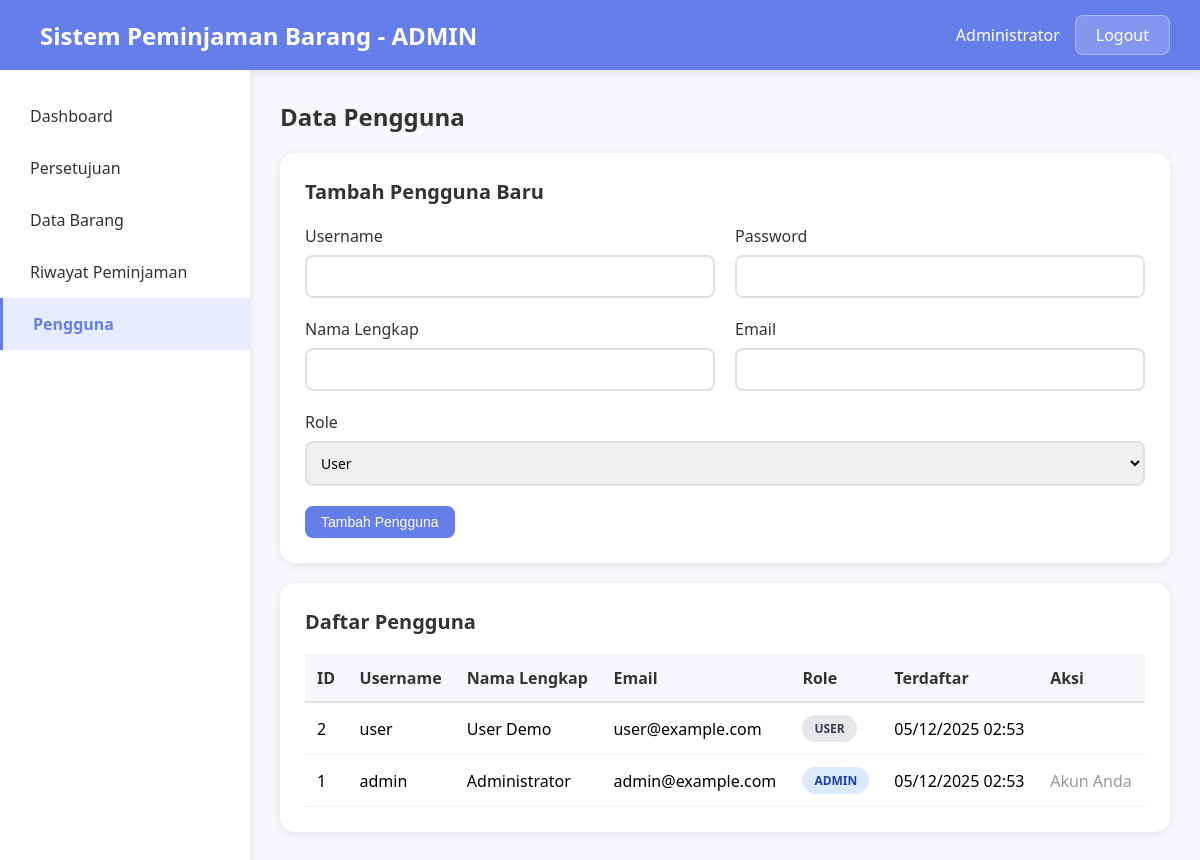
Screenshot of /admin/admin_users.php (signed in) with the database file from the repository.
### tables this page shows
CREATE TABLE users (
    id INT PRIMARY KEY AUTO_INCREMENT,
    username VARCHAR(50) UNIQUE NOT NULL,
    password VARCHAR(255) NOT NULL,
    nama_lengkap VARCHAR(100) NOT NULL,
    email VARCHAR(100),
    role ENUM('admin', 'user') DEFAULT 'user',
    created_at TIMESTAMP DEFAULT CURRENT_TIMESTAMP
);

### admin/admin_users.php (the view, shortened to what this page needs)
<?php
require_once '../database/config.php';
?>
<!DOCTYPE html>
<html lang="id">
<head>
    <link rel="stylesheet" href="../css/style.css">
</head>
<body>
    <div class="navbar">
        <div class="navbar-brand">
            <span>Sistem Peminjaman Barang - ADMIN</span>
        </div>
        <div class="navbar-user">
            <span><?php echo $_SESSION['nama_lengkap']; ?></span>
            <a href="../log/logout.php" class="btn-logout">Logout</a>
        </div>
    </div>
    <div class="container">
        <div class="sidebar">
            <a href="admin_dashboard.php" class="menu-item">Dashboard</a>
            <a href="admin_approval.php" class="menu-item">Persetujuan</a>
            <a href="admin_barang.php" class="menu-item">Data Barang</a>
            <a href="admin_peminjaman.php" class="menu-item">Riwayat Peminjaman</a>
            <a href="admin_users.php" class="menu-item active">Pengguna</a>
        </div>
        <div class="content">
            <h2 style="margin-bottom: 20px; color: #333;">Data Pengguna</h2>
            <div class="card">
                <div class="card-header">Tambah Pengguna Baru</div>
                <form method="POST" action="">
                    <div class="form-row">
                        <div class="form-group">
                            <label>Username</label>
                            <input type="text" name="username" required>
                        </div>
                        <div class="form-group">
                            <label>Password</label>
                            <input type="password" name="password" required minlength="6">
                        </div>
                    </div>
                    <div class="form-row">
                        <div class="form-group">
                            <label>Nama Lengkap</label>
                            <input type="text" name="nama_lengkap" required>
                        </div>
                        <div class="form-group">
                            <label>Email</label>
                            <input type="email" name="email" required>
                        </div>
                    </div>
                    <div class="form-group">
                        <label>Role</label>
                        <select name="role" required>
                            <option value="user">User</option>
                        </select>
                    </div>
                    <button type="submit" name="tambah_user" class="btn btn-primary">Tambah Pengguna</button>
                </form>
            </div>
            <div class="card">
                <div class="card-header">Daftar Pengguna</div>
                <table>
                    <thead>
                        <tr>
                            <th>ID</th>
                            <th>Username</th>
                            <th>Nama Lengkap</th>
                            <th>Email</th>
                            <th>Role</th>
                            <th>Terdaftar</th>
                            <th>Aksi</th>
                        </tr>
                    </thead>
                    <tbody>
                        <?php
                        $result = $conn->query("SELECT * FROM users ORDER BY id DESC");
                        if($result->num_rows > 0):
                            while($row = $result->fetch_assoc()):
                        ?>
                        <tr>
                            <td><?php echo $row['id']; ?></td>
                            <td><?php echo $row['username']; ?></td>
                            <td><?php echo $row['nama_lengkap']; ?></td>
                            <td><?php echo $row['email']; ?></td>
                            <td>
                                <span class="badge <?php echo $row['role']=='admin'?'info':'secondary'; ?>">
                                    <?php echo strtoupper($row['role']); ?>
                                </span>
                            </td>
                            <td><?php echo date('d/m/Y H:i', strtotime($row['created_at'])); ?></td>
                            <td>
                                <?php if($row['id'] != $_SESSION['user_id']): ?>
                                <?php else: ?>
                                    <span style="color: #999;">Akun Anda</span>
                                <?php endif; ?>
                            </td>
                        </tr>
                        <?php
                            endwhile;
                        else:
                        ?>
                        <tr>
                            <td colspan="7" style="text-align: center; color: #999;">Belum ada data pengguna</td>
                        </tr>
                        <?php endif; ?>
                    </tbody>
                </table>
            </div>
        </div>
    </div>
</body>
</html>

### css/style.css (style rules this page uses)
* { margin: 0; padding: 0; box-sizing: border-box; }
body { font-family: 'Segoe UI', Tahoma, Geneva, Verdana, sans-serif; background: #f5f7fa; }
.navbar { background-color: #667eea; color: white; padding: 15px 30px; display: flex; justify-content: space-between; align-items: center; box-shadow: 0 2px 10px rgba(0,0,0,0.1); }
.navbar-brand { font-size: 24px; font-weight: bold; display: flex; align-items: center; gap: 10px; }
.navbar-user { display: flex; align-items: center; gap: 15px; }
.btn-logout { background: rgba(255,255,255,0.2); color: white; padding: 8px 20px; border: 1px solid rgba(255,255,255,0.3); border-radius: 8px; cursor: pointer; text-decoration: none; transition: all 0.3s; }
.container { display: flex; min-height: calc(100vh - 60px); }
.sidebar { width: 250px; background: white; box-shadow: 2px 0 10px rgba(0,0,0,0.05); padding: 20px 0; }
.menu-item { padding: 15px 30px; cursor: pointer; transition: all 0.3s; color: #333; text-decoration: none; display: block; position: relative; }
.menu-item.active { background: #e8ecff; border-left: 3px solid #667eea; color: #667eea; font-weight: 600; }
.content { flex: 1; padding: 30px; }
.card { background: white; padding: 25px; border-radius: 15px; box-shadow: 0 2px 10px rgba(0,0,0,0.08); margin-bottom: 20px; overflow-x: scroll; }
.card-header { font-size: 20px; font-weight: 600; margin-bottom: 20px; color: #333; }
table { width: 100%; border-collapse: collapse; }
th { background: #f5f7fa; padding: 12px; text-align: left; font-weight: 600; color: #333; border-bottom: 2px solid #e0e0e0; }
td { padding: 12px; border-bottom: 1px solid #f0f0f0; }
.badge { padding: 5px 12px; border-radius: 20px; font-size: 12px; font-weight: 600; display: inline-block; }
.badge.info { background: #dbeafe; color: #1e40af; }
.badge.secondary { background: #e5e7eb; color: #374151; }
.btn { padding: 8px 16px; border-radius: 8px; border: none; cursor: pointer; font-size: 14px; transition: all 0.3s; text-decoration: none; display: inline-block; }
.btn-primary { background: #667eea; color: white; }
.form-group { margin-bottom: 20px; }
.form-group label { display: block; margin-bottom: 8px; font-weight: 500; color: #333; }
.form-group input, .form-group select, .form-group textarea { width: 100%; padding: 10px; border: 2px solid #e0e0e0; border-radius: 8px; font-size: 14px; font-family: inherit; }
.form-row { display: grid; grid-template-columns: 1fr 1fr; gap: 20px; }

### rows the page displays
users: id "2", username "user", nama_lengkap "User Demo", email "user@example.com", role "USER", created_at "05/12/2025 02:53"
users: id "1", username "admin", nama_lengkap "Administrator", email "admin@example.com", role "ADMIN", created_at "05/12/2025 02:53", shows "Akun Anda"

### other values shown
$_SESSION['nama_lengkap'] "Administrator"
